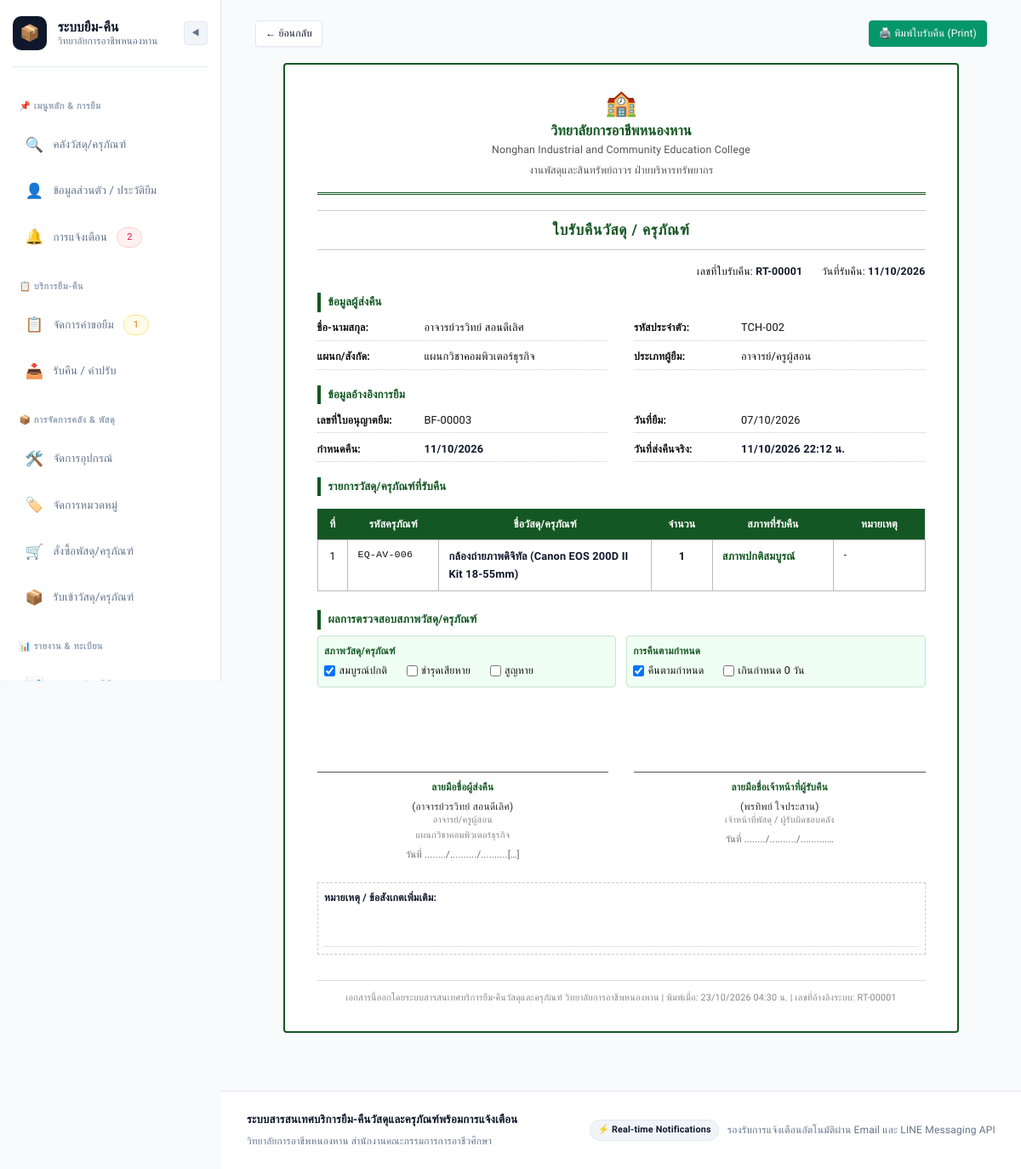
The app's page /admin/returns/1/form (signed in) with its own data.
### models.py (models this page shows, shortened)
class ReturnRecord(db.Model):
    __tablename__ = 'returns'
    return_id = db.Column(db.Integer, primary_key=True, autoincrement=True)
    borrow_id = db.Column(db.Integer, db.ForeignKey('borrowings.borrow_id'), nullable=False)
    return_date = db.Column(db.DateTime, default=datetime.utcnow)
    condition_status = db.Column(db.String(20), default='normal', nullable=False)  # 'normal', 'damaged', 'lost'
    late_days = db.Column(db.Integer, default=0)
    received_by = db.Column(db.Integer, db.ForeignKey('users.user_id'), nullable=False)
    receiver = db.relationship('User', foreign_keys=[received_by], backref='received_returns')
    fine = db.relationship('Fine', backref='return_record', uselist=False, lazy=True)
    @property
    def condition_display(self):
        mapping = {
            'normal': 'สภาพปกติสมบูรณ์',
            'damaged': 'ชำรุดเสียหาย',
            'lost': 'สูญหาย'
        }
        return mapping.get(self.condition_status, self.condition_status)

class User(db.Model):
    __tablename__ = 'users'
    user_id = db.Column(db.Integer, primary_key=True, autoincrement=True)
    student_or_citizen_id = db.Column(db.String(20), nullable=False)
    first_name = db.Column(db.String(100), nullable=False)
    last_name = db.Column(db.String(100), nullable=False)
    email = db.Column(db.String(100), unique=True, nullable=False)
    password_hash = db.Column(db.String(255), nullable=False)
    phone_number = db.Column(db.String(20), nullable=True)
    role = db.Column(db.String(20), default='student', nullable=False)  # 'student', 'teacher', 'staff', 'admin'
    line_user_id = db.Column(db.String(100), nullable=True)
    department = db.Column(db.String(100), nullable=True, default='แผนกวิชาช่างอิเล็กทรอนิกส์')
    created_at = db.Column(db.DateTime, default=datetime.utcnow)
    borrow_requests = db.relationship('BorrowRequest', foreign_keys='BorrowRequest.user_id', backref='user', lazy=True)
    borrowings = db.relationship('Borrowing', foreign_keys='Borrowing.user_id', backref='user', lazy=True)
    notifications = db.relationship('Notification', backref='user', lazy=True, order_by='Notification.created_at.desc()')
    @property
    def full_name(self):
        return f"{self.first_name} {self.last_name}"
    @property
    def role_display(self):
        roles = {
            'student': 'นักเรียน/นักศึกษา',
            'teacher': 'อาจารย์/ครูผู้สอน',
            'staff': 'เจ้าหน้าที่พัสดุ',
            'admin': 'ผู้ดูแลระบบ'
        }
        return roles.get(self.role, self.role)
    @property
    def role_badge_class(self):
        badges = {
            'student': 'badge-info',
            'teacher': 'badge-primary',
            'staff': 'badge-warning',
            'admin': 'badge-danger'
        }
        return badges.get(self.role, 'badge-secondary')

class Borrowing(db.Model):
    __tablename__ = 'borrowings'
    borrow_id = db.Column(db.Integer, primary_key=True, autoincrement=True)
    request_id = db.Column(db.Integer, db.ForeignKey('borrow_requests.request_id'), nullable=False)
    user_id = db.Column(db.Integer, db.ForeignKey('users.user_id'), nullable=False)
    equipment_id = db.Column(db.Integer, db.ForeignKey('equipment.equipment_id'), nullable=False)
    quantity = db.Column(db.Integer, default=1, nullable=False)
    borrow_date = db.Column(db.DateTime, default=datetime.utcnow)
    due_date = db.Column(db.DateTime, nullable=False)
    status = db.Column(db.String(20), default='borrowed', nullable=False)  # 'borrowed', 'returned', 'overdue'
    return_record = db.relationship('ReturnRecord', backref='borrowing', uselist=False, lazy=True)

class Equipment(db.Model):
    __tablename__ = 'equipment'
    equipment_id = db.Column(db.Integer, primary_key=True, autoincrement=True)
    equipment_code = db.Column(db.String(50), unique=True, nullable=False)
    name = db.Column(db.String(150), nullable=False)
    category_id = db.Column(db.Integer, db.ForeignKey('categories.category_id'), nullable=False)
    location_id = db.Column(db.Integer, db.ForeignKey('locations.location_id'), nullable=False)
    total_quantity = db.Column(db.Integer, default=1, nullable=False)
    available_quantity = db.Column(db.Integer, default=1, nullable=False)
    status = db.Column(db.String(20), default='available', nullable=False)  # 'available', 'borrowed', 'maintenance', 'damaged'
    image_path = db.Column(db.String(255), nullable=True)
    description = db.Column(db.Text, nullable=True)
    borrow_requests = db.relationship('BorrowRequest', backref='equipment', lazy=True)
    borrowings = db.relationship('Borrowing', backref='equipment', lazy=True)
    maintenances = db.relationship('Maintenance', backref='equipment', lazy=True)

### app.py (the view)
    @app.route('/admin/returns/<int:return_id>/form')
    @roles_required('admin', 'staff')
    def return_form_print(return_id):
        ret = ReturnRecord.query.get_or_404(return_id)
        return render_template('admin/return_form.html', ret=ret)

### templates/admin/return_form.html (shortened to what this page needs)
{% extends "base.html" %}
{% block content %}
<div style="max-width: 860px; margin: 0 auto;">
    <div class="no-print" style="display:flex; justify-content:space-between; align-items:center; margin-bottom:1.25rem; flex-wrap:wrap; gap:0.75rem;">
        <a href="{{ url_for('admin_returns') }}" class="btn btn-secondary btn-sm">← ย้อนกลับ</a>
        <button type="button" class="btn btn-success btn-sm" onclick="window.print()">🖨️ พิมพ์ใบรับคืน (Print)</button>
    </div>
    <div class="permit-sheet">
        <div class="permit-school-header">
            <div style="font-size:2rem; line-height:1; margin-bottom:0.4rem;">🏫</div>
            <h1>วิทยาลัยการอาชีพหนองหาน</h1>
            <div class="sub-dept">Nonghan Industrial and Community Education College</div>
            <div class="sub-dept" style="margin-top:0.2rem;">งานพัสดุและสินทรัพย์ถาวร ฝ่ายบริหารทรัพยากร</div>
        </div>
        <div class="permit-doc-title">ใบรับคืนวัสดุ / ครุภัณฑ์</div>
        <div class="permit-doc-number">
            <span>เลขที่ใบรับคืน: <strong>RT-{{ '%05d' % ret.return_id }}</strong></span>
            <span>วันที่รับคืน: <strong>{{ ret.return_date.strftime('%d/%m/%Y') }}</strong></span>
        </div>
        <div class="section-title">ข้อมูลผู้ส่งคืน</div>
        <div class="permit-info-grid">
            <div class="permit-info-item"><span class="label">ชื่อ-นามสกุล:</span><span class="value">{{ ret.borrowing.user.full_name }}</span></div>
            <div class="permit-info-item"><span class="label">รหัสประจำตัว:</span><span class="value">{{ ret.borrowing.user.student_or_citizen_id }}</span></div>
            <div class="permit-info-item"><span class="label">แผนก/สังกัด:</span><span class="value">{{ ret.borrowing.user.department or '-' }}</span></div>
            <div class="permit-info-item"><span class="label">ประเภทผู้ยืม:</span><span class="value">{{ ret.borrowing.user.role_display }}</span></div>
        </div>
        <div class="section-title">ข้อมูลอ้างอิงการยืม</div>
        <div class="permit-info-grid">
            <div class="permit-info-item"><span class="label">เลขที่ใบอนุญาตยืม:</span><span class="value">BF-{{ '%05d' % ret.borrowing.borrow_id }}</span></div>
            <div class="permit-info-item"><span class="label">วันที่ยืม:</span><span class="value">{{ ret.borrowing.borrow_date.strftime('%d/%m/%Y') }}</span></div>
            <div class="permit-info-item"><span class="label">กำหนดคืน:</span><span class="value"><strong>{{ ret.borrowing.due_date.strftime('%d/%m/%Y') }}</strong></span></div>
            <div class="permit-info-item"><span class="label">วันที่ส่งคืนจริง:</span><span class="value"><strong>{{ ret.return_date.strftime('%d/%m/%Y %H:%M') }} น.</strong></span></div>
        </div>
        <div class="section-title">รายการวัสดุ/ครุภัณฑ์ที่รับคืน</div>
        <table class="permit-table">
            <thead>
                <tr>
                    <th style="width:5%">ที่</th>
                    <th style="width:15%">รหัสครุภัณฑ์</th>
                    <th style="width:35%">ชื่อวัสดุ/ครุภัณฑ์</th>
                    <th style="width:10%; text-align:center">จำนวน</th>
                    <th style="width:20%">สภาพที่รับคืน</th>
                    <th style="width:15%">หมายเหตุ</th>
                </tr>
            </thead>
            <tbody>
                <tr>
                    <td style="text-align:center">1</td>
                    <td style="font-family:monospace; font-size:0.78rem">{{ ret.borrowing.equipment.equipment_code }}</td>
                    <td><strong>{{ ret.borrowing.equipment.name }}</strong></td>
                    <td style="text-align:center; font-weight:700">{{ ret.borrowing.quantity }}</td>
                    <td style="font-weight:600; color: {% if ret.condition_status == 'normal' %}#155724{% elif ret.condition_status == 'damaged' %}#c0392b{% else %}#856404{% endif %}">
                        {{ ret.condition_display }}
                    </td>
                    <td style="font-size:0.78rem">
                        {% if ret.fine %}{{ ret.fine.status_display }}{% else %}-{% endif %}
                    </td>
                </tr>
            </tbody>
        </table>
        <div class="section-title">ผลการตรวจสอบสภาพวัสดุ/ครุภัณฑ์</div>
        <div style="display: grid; grid-template-columns: 1fr 1fr; gap: 0.75rem; margin-bottom: 1.2rem;">
            <div class="condition-box">
                <span class="condition-label">สภาพวัสดุ/ครุภัณฑ์</span>
                <div class="condition-check">
                    <label><input type="checkbox" {% if ret.condition_status == 'normal' %}checked{% endif %}> สมบูรณ์ปกติ</label>
                    <label><input type="checkbox" {% if ret.condition_status == 'damaged' %}checked{% endif %}> ชำรุดเสียหาย</label>
                    <label><input type="checkbox" {% if ret.condition_status == 'lost' %}checked{% endif %}> สูญหาย</label>
                </div>
            </div>
            <div class="condition-box">
                <span class="condition-label">การคืนตามกำหนด</span>
                <div class="condition-check">
                    <label><input type="checkbox" {% if ret.late_days == 0 %}checked{% endif %}> คืนตามกำหนด</label>
                    <label><input type="checkbox" {% if ret.late_days > 0 %}checked{% endif %}> เกินกำหนด {{ ret.late_days }} วัน</label>
                </div>
            </div>
        </div>
        <div class="permit-signature-row">
            <div class="signature-box">
                <div class="signature-line"></div>
                <div class="sig-label">ลายมือชื่อผู้ส่งคืน</div>
                <div class="sig-name">({{ ret.borrowing.user.full_name }})</div>
                <div class="sig-dept">{{ ret.borrowing.user.role_display }}</div>
                <div class="sig-dept">{{ ret.borrowing.user.department or '' }}</div>
                <div class="sig-date">วันที่ ......../........../..........[…]</div>
            </div>
            <div class="signature-box">
                <div class="signature-line"></div>
                <div class="sig-label">ลายมือชื่อเจ้าหน้าที่ผู้รับคืน</div>
                <div class="sig-name">({{ ret.receiver.full_name }})</div>
                <div class="sig-dept">เจ้าหน้าที่พัสดุ / ผู้รับผิดชอบคลัง</div>
                <div class="sig-date">วันที่ ......../........../..........…</div>
            </div>
        </div>
        <div style="margin-top: 1.5rem; padding: 0.5rem; border: 1px dashed #ccc; font-size: 0.8rem; color: #555;">
            <strong>หมายเหตุ / ข้อสังเกตเพิ่มเติม:</strong>
            <div style="height: 40px; border-bottom: 1px dotted #ccc; margin-top: 0.5rem;"></div>
        </div>
        <div class="permit-footer-note">
            เอกสารนี้ออกโดยระบบสารสนเทศบริการยืม-คืนวัสดุและครุภัณฑ์ วิทยาลัยการอาชีพหนองหาน |
            พิมพ์เมื่อ: {{ now.strftime('%d/%m/%Y %H:%M') }} น. | เลขที่อ้างอิงระบบ: RT-{{ '%05d' % ret.return_id }}
        </div>
    </div>
</div>
{% endblock %}

### static/css/style.css (style rules this page uses)
:root { --bg-main: #f8fafc; --bg-card: #ffffff; --bg-subtle: #f1f5f9; --bg-hover: #e2e8f0; --text-main: #0f172a; --text-body: #334155; --text-muted: #64748b; --text-subtle: #94a3b8; --text-white: #ffffff; --border: #e2e8f0; --border-focus: #94a3b8; --border-dark: #cbd5e1; --primary: #0f172a; --primary-hover: #1e293b; --primary-light: #f1f5f9; --primary-text: #ffffff; --accent-blue: #2563eb; --accent-blue-light: #eff6ff; --accent-blue-border: #bfdbfe; --success: #059669; --success-hover: #047857; --success-bg: #ecfdf5; --success-border: #a7f3d0; --warning: #d97706; --warning-bg: #fffbeb; --warning-border: #fde68a; --danger: #e11d48; --danger-hover: #be123c; --danger-bg: #fff1f2; --danger-border: #fecdd3; --radius-xs: 4px; --radius-sm: 8px; --radius-md: 10px; --radius-lg: 16px; --radius-xl: 20px; --radius-full: 9999px; --shadow-xs: 0 1px 2px rgba(15, 23, 42, 0.04); --shadow-sm: 0 2px 4px rgba(15, 23, 42, 0.05); --shadow-md: 0 4px 8px -1px rgba(15, 23, 42, 0.07), 0 2px 4px -2px rgba(15, 23, 42, 0.04); --shadow-lg: 0 12px 24px -4px rgba(15, 23, 42, 0.08), 0 4px 8px -4px rgba(15, 23, 42, 0.03); --transition-fast: all 0.15s cubic-bezier(0.16, 1, 0.3, 1); --transition: all 0.22s cubic-bezier(0.16, 1, 0.3, 1); --font-thai-body: 'IBM Plex Sans Thai', -apple-system, BlinkMacSystemFont, 'Segoe UI', Roboto, sans-serif; --font-heading: 'Prompt', 'IBM Plex Sans Thai', sans-serif; --font-numeric: 'Plus Jakarta Sans', 'IBM Plex Sans Thai', monospace, sans-serif; }
*, *::before, *::after { box-sizing: border-box; margin: 0; padding: 0; }
html { font-size: 15px; scroll-behavior: smooth; text-size-adjust: 100%; -webkit-text-size-adjust: 100%; }
body { font-family: var(--font-thai-body); background-color: var(--bg-main); color: var(--text-body); line-height: 1.72; letter-spacing: 0.012em; -webkit-font-smoothing: antialiased; -moz-osx-font-smoothing: grayscale; min-height: 100vh; display: flex; flex-direction: column; overflow-x: hidden; }
h1, h2, h3, h4, h5, h6 { font-family: var(--font-heading); color: var(--text-main); font-weight: 600; line-height: 1.42; letter-spacing: 0.005em; overflow-wrap: break-word; word-break: break-word; }
h1 { font-size: clamp(1.3rem, 2.5vw, 1.65rem); }
a { color: inherit; text-decoration: none; transition: var(--transition-fast); }
strong, b { font-weight: 600; color: var(--text-main); }
.btn { display: inline-flex; align-items: center; justify-content: center; gap: 0.5rem; font-family: var(--font-heading); font-size: 0.875rem; font-weight: 500; letter-spacing: 0.01em; padding: 0.58rem 1.15rem; border-radius: var(--radius-sm); border: 1px solid transparent; cursor: pointer; transition: var(--transition-fast); text-decoration: none; line-height: 1.45; user-select: none; box-shadow: var(--shadow-xs); }
.btn-secondary { background: var(--bg-card); color: var(--text-main); border-color: var(--border); }
.btn-success { background: var(--success); color: white; border-color: var(--success); }
.btn-sm { padding: 0.38rem 0.75rem; font-size: 0.8rem; border-radius: var(--radius-xs); gap: 0.35rem; }

### records on screen
ReturnRecord: return_id "00001", return_date "11/10/2026", return_date "11/10/2026 22:12", condition_display "สภาพปกติสมบูรณ์", condition_status "☑", late_days "☑", late_days "0"
User: borrowing.user.full_name "อาจารย์วรวิทย์ สอนดีเลิศ", borrowing.user.student_or_citizen_id "TCH-002", borrowing.user "แผนกวิชาคอมพิวเตอร์ธุรกิจ", borrowing.user.role_display "อาจารย์/ครูผู้สอน"
Borrowing: borrowing.borrow_id "00003", borrowing.borrow_date "07/10/2026", borrowing.due_date "11/10/2026", borrowing.quantity "1"
Equipment: borrowing.equipment.equipment_code "EQ-AV-006", borrowing.equipment.name "กล้องถ่ายภาพดิจิทัล (Canon EOS 200D II Kit 18-55mm)"
User: receiver.full_name "พรทิพย์ ใจประสาน"

### other values on screen
{{ unread_count }} "2"
{{ pending_requests_count }} "1"
